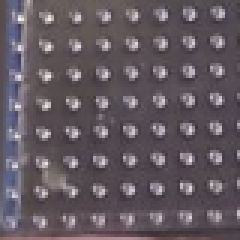
#> input picture tests/fixtures/bl_crop.png, 80 x 80 px (shown 3 times larger)
$ python -i grid_detector.py   (imports and definitions only)   (older library calls are emulated)
#> lines starting #> are read from the running program, lines starting #| are printed output that depends on the picture; after the words box and inside, x2 and y2 are one past the last pixel; in counts of white or black regions, pixels touching at a corner belong together
"""
Automatic Grid Template Extractor (app/core/grid_detector.py)
-------------------------------------------------------------
Detects if an image already has a bead grid drawn on it,
calculates the pitch and origin of the grid cells with subpixel accuracy,
and samples the exact center of each bead cell.
"""

from typing import Optional, Tuple
import cv2
import numpy as np
import scipy.signal
from skimage.color import rgb2lab
from app.core.color_utils import hex_to_rgb


# [281 lines left out: functions auto_strip_letterbox, sample_corner_background, detect_red_grid_lines, detect_annotated_chart, not called in this run]


def detect_and_sample_grid_template(
    img_bgr: np.ndarray,
    force_grid: bool = False,
    bg_tolerance: float = 18.0,
    custom_bg_hex: Optional[str] = None,
    sample_corners_bg: bool = False,
    detect_red_dividers: bool = False
) -> Optional[Tuple[np.ndarray, np.ndarray]]:
    """
    If the image is an existing bead grid template (like Mario or Hello Kitty on pink grid),
    detects the periodic grid frequency (from 6px up to 45px) and extracts the pure pixel art matrix.
    Uses perimeter/corner color sampling + CIELAB Delta E floodfill to cleanly isolate the character.
    Returns (cell_matrix_rgb, character_mask) or None if not a grid template.
    """
#> called with force_grid = False, bg_tolerance = 18, sample_corners_bg = False, detect_red_dividers = False
    from skimage.color import rgb2lab

    h, w = img_bgr.shape[:2]
#> h = 80; w = 80
    gray = cv2.cvtColor(img_bgr, cv2.COLOR_BGR2GRAY)
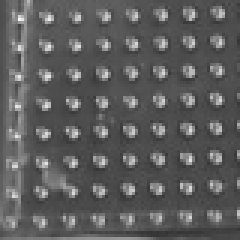
#> gray: shape (80, 80) (shown 3 times larger); min 52, max 245, mean 92.5

    # If red dividers detection is requested, check if red lines exist
    red_info = None
    if detect_red_dividers:
        red_info = detect_red_grid_lines(img_bgr)

    # Check for periodic dark grid lines
    col_darkness = np.mean(gray < 110, axis=0)
#> col_darkness = 80 values, max 1 at index 56, min 0.312 at index 6, mean 0.806
    row_darkness = np.mean(gray < 110, axis=1)
#> row_darkness = 80 values, max 1 at index 77, min 0.388 at index 79, mean 0.806

    min_dist = 5
    prominence = 0.04 if force_grid else 0.07

    col_peaks, _ = scipy.signal.find_peaks(col_darkness, distance=min_dist, prominence=prominence)
#> col_peaks = [11, 19, 28, 38, 48, 57, 66, 76]
    row_peaks, _ = scipy.signal.find_peaks(row_darkness, distance=min_dist, prominence=prominence)
#> row_peaks = [8, 19, 27, 37, 48, 57, 68, 77]

    min_peaks = 6 if force_grid else 8
    if (len(col_peaks) < min_peaks or len(row_peaks) < min_peaks) and not red_info:
        return None

    # Guard against physical bead photos (bead holes can mimic grid lines in the center,
    # but corners are plain table/fabric with no grid lines).
    if not force_grid and not red_info:
        c_tl = gray[:max(4, h // 8), :max(4, w // 8)]
        c_tr = gray[:max(4, h // 8), -max(4, w // 8):]
        c_bl = gray[-max(4, h // 8):, :max(4, w // 8)]
        c_br = gray[-max(4, h // 8):, -max(4, w // 8):]
        corner_sobel = [np.mean(np.abs(cv2.Sobel(c, cv2.CV_32F, 1, 1))) for c in [c_tl, c_tr, c_bl, c_br]]
#> corner_sobel = [22.91, 19.6, 14.41, 10.56]
        if np.mean(corner_sobel) < 0.8:
            # Corners are flat desk/table without grid lines - this is a craft photo, not a grid template
            return None

    if red_info is not None:
        pitch_x = red_info["pitch_x"]
        pitch_y = red_info["pitch_y"]
        x0 = float(red_info["x0"] % pitch_x)
        y0 = float(red_info["y0"] % pitch_y)
    else:
        col_diffs = np.diff(col_peaks)
#> col_diffs = [8, 9, 10, 10, 9, 9, 10]
        row_diffs = np.diff(row_peaks)
#> row_diffs = [11, 8, 10, 11, 9, 11, 9]

        # Find fundamental pitch from 5px to 45px
        valid_col_diffs = [d for d in col_diffs if 5 <= d <= 45]
#> valid_col_diffs = [8, 9, 10, 10, 9, 9, 10]
        if len(valid_col_diffs) < 3:
            return None

        pitch_x = float(np.median(valid_col_diffs))
#> pitch_x = 9
        valid_row_diffs = [d for d in row_diffs if 5 <= d <= 45]
#> valid_row_diffs = [11, 8, 10, 11, 9, 11, 9]
        pitch_y = float(np.median(valid_row_diffs)) if len(valid_row_diffs) >= 3 else pitch_x
#> pitch_y = 10

        # If pitch is a multiple of a smaller fundamental pitch (e.g. 16 instead of 8)
        for sub in [2, 3]:
            if pitch_x / sub >= 5:
                sub_count = sum(1 for d in valid_col_diffs if abs(d - pitch_x / sub) <= 1)
                if sub_count >= len(valid_col_diffs) * 0.3:
                    pitch_x = pitch_x / sub
            if pitch_y / sub >= 5:
                sub_count = sum(1 for d in valid_row_diffs if abs(d - pitch_y / sub) <= 1)
                if sub_count >= len(valid_row_diffs) * 0.3:
                    pitch_y = pitch_y / sub
#> this loop made 2 passes
#> sub_count on pass 1: 0
#> after the loop, pitch_x = 9; pitch_y = 10; sub_count = 0

        # Find starting offset x0, y0
        x0 = float(col_peaks[0] % pitch_x)
#> x0 = 2
        y0 = float(row_peaks[0] % pitch_y)
#> y0 = 8

    cols = int(round((w - x0) / pitch_x))
#> cols = 9
    rows = int(round((h - y0) / pitch_y))
#> rows = 7

    if cols < 8 or rows < 8:
        return None

    # Sample cell centers (with inner margin padding if red divider avoidance is active)
    grid_rgb = np.zeros((rows, cols, 3), dtype=np.uint8)
    for r in range(rows):
        cy0 = int(round(y0 + r * pitch_y))
        cy1 = int(round(y0 + (r + 1) * pitch_y))
        pad_y = max(1, int((cy1 - cy0) * 0.22)) if detect_red_dividers else 1

        for c in range(cols):
            cx0 = int(round(x0 + c * pitch_x))
            cx1 = int(round(x0 + (c + 1) * pitch_x))
            pad_x = max(1, int((cx1 - cx0) * 0.22)) if detect_red_dividers else 1

            if detect_red_dividers:
                # Sample inside the inner cell margin away from red and black divider lines
                patch = img_bgr[max(0, cy0 + pad_y):min(h, cy1 - pad_y), max(0, cx0 + pad_x):min(w, cx1 - pad_x)]
                if patch.size > 0:
                    b_p, g_p, r_p = cv2.split(patch.astype(np.float32))
                    redness = r_p - (g_p + b_p) / 2.0
                    clean_pixels = patch[redness <= 15]
                    if len(clean_pixels) > 0:
                        b_val, g_val, r_val = np.median(clean_pixels, axis=0)
                    else:
                        b_val, g_val, r_val = np.median(patch.reshape(-1, 3), axis=0)
                    grid_rgb[r, c] = [int(r_val), int(g_val), int(b_val)]
            else:
                cy = int(y0 + (r + 0.5) * pitch_y)
                cx = int(x0 + (c + 0.5) * pitch_x)
                if 0 <= cy < h and 0 <= cx < w:
                    patch = img_bgr[max(0, cy - 1):min(h, cy + 2), max(0, cx - 1):min(w, cx + 2)]
                    b_val, g_val, r_val = np.median(patch.reshape(-1, 3), axis=0)
                    grid_rgb[r, c] = [int(r_val), int(g_val), int(b_val)]

    # Detect background by sampling perimeter or 4 corners
    grid_lab = rgb2lab(grid_rgb / 255.0)

    if custom_bg_hex:
        try:
            c_rgb = np.array(hex_to_rgb(custom_bg_hex), dtype=np.float32) / 255.0
            bg_lab = rgb2lab(c_rgb.reshape(1, 1, 3)).reshape(3)
        except Exception:
            bg_lab = np.median(grid_lab.reshape(-1, 3), axis=0)
    elif sample_corners_bg:
        # Sample exclusively the 4 outer corners (guaranteed empty canvas)
        c_tl = grid_lab[0:min(2, rows), 0:min(2, cols)].reshape(-1, 3)
        c_tr = grid_lab[0:min(2, rows), max(0, cols - 2):cols].reshape(-1, 3)
        c_bl = grid_lab[max(0, rows - 2):rows, 0:min(2, cols)].reshape(-1, 3)
        c_br = grid_lab[max(0, rows - 2):rows, max(0, cols - 2):cols].reshape(-1, 3)
        corners = np.vstack([c_tl, c_tr, c_bl, c_br])
        bg_lab = np.median(corners, axis=0)
    else:
        border_lab = []
        for c in range(cols):
            border_lab.append(grid_lab[0, c])
            border_lab.append(grid_lab[rows - 1, c])
        for r in range(rows):
            border_lab.append(grid_lab[r, 0])
            border_lab.append(grid_lab[r, cols - 1])
        bg_lab = np.median(border_lab, axis=0)

    delta_e = np.linalg.norm(grid_lab - bg_lab, axis=2)

    # Floodfill based on CIELAB Delta E
    is_bg_candidate = (delta_e < float(bg_tolerance)).astype(np.uint8)

    flood_mask = np.zeros((rows + 2, cols + 2), dtype=np.uint8)
    temp = is_bg_candidate.copy() * 255

    if sample_corners_bg:
        # Seed floodfill specifically from the 4 corners so edge-touching character beads remain untouched
        corners = [(0, 0), (cols - 1, 0), (0, rows - 1), (cols - 1, rows - 1)]
        for c, r in corners:
            if is_bg_candidate[r, c] and temp[r, c] == 255:
                cv2.floodFill(temp, flood_mask, (c, r), 100)
    else:
        for c in range(cols):
            if is_bg_candidate[0, c] and temp[0, c] == 255:
                cv2.floodFill(temp, flood_mask, (c, 0), 100)
            if is_bg_candidate[rows - 1, c] and temp[rows - 1, c] == 255:
                cv2.floodFill(temp, flood_mask, (c, rows - 1), 100)

        for r in range(rows):
            if is_bg_candidate[r, 0] and temp[r, 0] == 255:
                cv2.floodFill(temp, flood_mask, (0, r), 100)
            if is_bg_candidate[r, cols - 1] and temp[r, cols - 1] == 255:
                cv2.floodFill(temp, flood_mask, (cols - 1, r), 100)

    outer_bg = (temp == 100)
    # Also clean interior enclosed holes (like arm gaps) that match the background paper color within tolerance
    matching_bg = (delta_e < float(bg_tolerance))
    character_mask = ((~outer_bg) & (~matching_bg)).astype(np.uint8)

    # Crop tightly to character if valid foreground exists
    coords = cv2.findNonZero(character_mask)
    if coords is not None:
        bx, by, bw, bh = cv2.boundingRect(coords)
        if bw >= 4 and bh >= 4:
            cropped_rgb = grid_rgb[by:by + bh, bx:bx + bw]
            cropped_mask = character_mask[by:by + bh, bx:bx + bw]
            return cropped_rgb, cropped_mask

    return grid_rgb, character_mask

>>> import cv2
>>> picture = cv2.cvtColor(cv2.imread('../../../../tests/fixtures/bl_crop.png'), cv2.COLOR_BGR2RGB)
>>> result = detect_and_sample_grid_template(picture)

$ run again, on tests/fixtures/bl_zoom.png
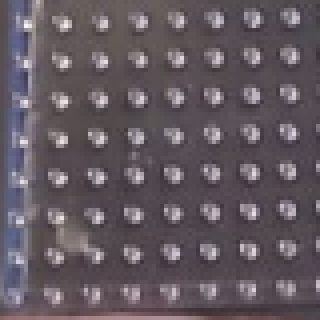
#> input picture tests/fixtures/bl_zoom.png, 320 x 320 px
#> in detect_and_sample_grid_template, `gray = cv2.cvtColor(img_bgr, cv2.COLOR_BGR2GRAY)`:
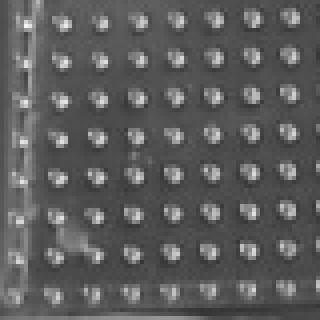
#> gray: shape (320, 320); min 52, max 245, mean 92.5
#> col_darkness = 320 values, max 1 at index 224, min 0.312 at index 24, mean 0.806
#> row_darkness = 320 values, max 1 at index 308, min 0.388 at index 316, mean 0.806
#> col_peaks = [45, 77, 113, 153, 193, 231, 267, 307]
#> row_peaks = [35, 77, 111, 151, 193, 229, 273, 311]
#> in detect_and_sample_grid_template, `c_br = gray[-max(4, h // 8):, -max(4, w // 8):]`:
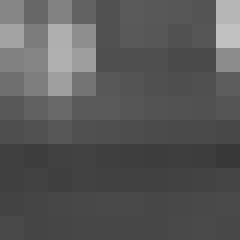
#> c_br: shape (40, 40) (shown 6 times larger); min 56, max 193, mean 88
#> corner_sobel = [2.63, 2.84, 2, 1.53]
#> col_diffs = [32, 36, 40, 40, 38, 36, 40]
#> row_diffs = [42, 34, 40, 42, 36, 44, 38]
#> valid_col_diffs = [32, 36, 40, 40, 38, 36, 40]
#> in detect_and_sample_grid_template, `pitch_x = float(np.median(valid_col_diffs))`: pitch_x = 38
#> valid_row_diffs = [42, 34, 40, 42, 36, 44, 38]
#> in detect_and_sample_grid_template, `pitch_y = float(np.median(valid_row_diffs)) if len(valid_row_diffs) >=..`: pitch_y = 40
#> the loop in detect_and_sample_grid_template, `for sub in [2, 3]:` made 2 passes
#> sub_count on passes 1 to 2: 0, 0
#> after the loop in detect_and_sample_grid_template, `for sub in [2, 3]:`: pitch_x = 38; pitch_y = 40; sub_count = 0
#> x0 = 7
#> y0 = 35
#> cols = 8
#> rows = 7

$ run again, on tests/fixtures/board_full.png
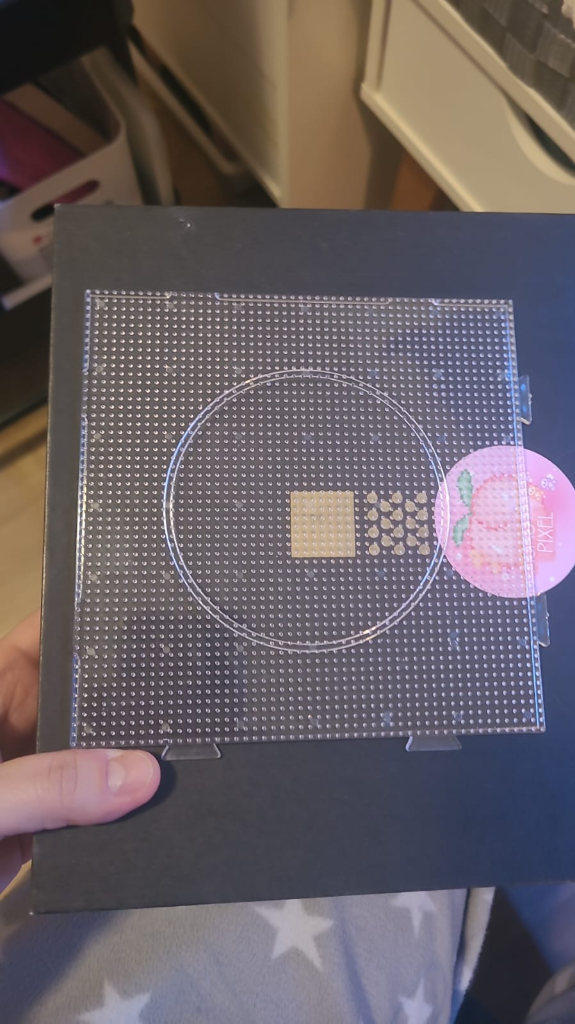
#> input picture tests/fixtures/board_full.png, 575 x 1024 px
#> col_darkness = 575 values, max 0.905 at index 57, min 0.449 at index 449, mean 0.688
#> row_darkness = 1024 values, max 1 at index 214, min 0.231 at index 544, mean 0.688
#> col_peaks = 21 values from 57 to 356
#> row_peaks = 42 values from 216 to 846
#> corner_sobel = [0.547, 3.56, 1.47, 0.901]
#> col_diffs = 20 values, max 51 at index 2, min 8 at index 7, mean 14.95
#> row_diffs = 41 values, max 99 at index 40, min 6 at index 0, mean 15.37
#> valid_col_diffs = [34, 17, 18, 9, 9, 9, 8, 9, 9, 8, 10, 9, 8, 25, 32, 9, 9, 8, 8]
#> in detect_and_sample_grid_template, `pitch_x = float(np.median(valid_col_diffs))`: pitch_x = 9
#> valid_row_diffs = 38 values, max 35 at index 1, min 6 at index 0, mean 10.39
#> in detect_and_sample_grid_template, `pitch_y = float(np.median(valid_row_diffs)) if len(valid_row_diffs) >=..`: pitch_y = 8.5
#> after the loop in detect_and_sample_grid_template, `for sub in [2, 3]:`: pitch_x = 9; pitch_y = 8.5
#> x0 = 3
#> y0 = 3.5
#> cols = 64
#> rows = 120
#> the loop in detect_and_sample_grid_template, `for r in range(rows):` made 120 passes
#> (cy0, cy1) on passes 1 to 8: (4, 12), (12, 20), (20, 29), (29, 38), (38, 46), (46, 54), (54, 63), (63, 72)
#> after the loop in detect_and_sample_grid_template, `for r in range(rows):`:
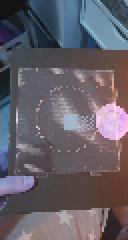
#> grid_rgb: shape (120, 64, 3) (shown 2 times larger); mean R, G, B 100.1, 94.9, 103.7
#> grid_lab: shape (120, 64, 3) float64; mean of channels 0, 1, 2 40.7, 4.5, -3.8
#> after the loop in detect_and_sample_grid_template, `for c in range(cols):`: border_lab = 128 items, first 6: [7.25, -0.223, 2.05], [28.78, 7.11, 2.01], [5.94, 0.204, 0.725], [30.01, 6.81, 1.21], [6.16, -0.85, 1.03], [35.2, 3.48, -0.717]
#> after the loop in detect_and_sample_grid_template, `for r in range(rows):`: border_lab = 368 items, first 6: [7.25, -0.223, 2.05], [28.78, 7.11, 2.01], [5.94, 0.204, 0.725], [30.01, 6.81, 1.21], [6.16, -0.85, 1.03], [35.2, 3.48, -0.717]
#> bg_lab = [36.52, 5.44, -2.85]
#> is_bg_candidate: shape (120, 64); values 0 (black) and 1 (white), 59.6% white; 51 black regions (46 under 20 px), largest, box (x1, y1, x2, y2) and area: (26, 31, 64, 103) 815, (8, 104, 62, 120) 641, (0, 0, 40, 24) 636, (40, 0, 64, 25) 425, (0, 34, 19, 97) 385
#> in detect_and_sample_grid_template, `outer_bg = (temp == 100)`:
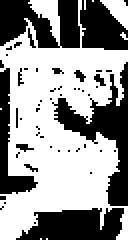
#> outer_bg: shape (120, 64) bool (shown 2 times larger); 58.5% white; 51 black regions (45 under 20 px), largest, box (x1, y1, x2, y2) and area: (26, 31, 64, 103) 850, (0, 0, 40, 24) 663, (8, 104, 62, 120) 649, (40, 0, 64, 25) 439, (0, 34, 19, 97) 385, (8, 72, 17, 76) 20
#> coords = contour of 3100 points, box (x1, y1, x2, y2) (0, 0, 64, 120), area 354
#> bx = 0; bw = 64; bh = 120

$ run again, on tests/fixtures/br_crop.png
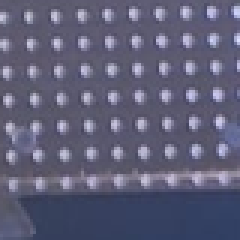
#> input picture tests/fixtures/br_crop.png, 80 x 80 px (shown 3 times larger)
#> in detect_and_sample_grid_template, `gray = cv2.cvtColor(img_bgr, cv2.COLOR_BGR2GRAY)`:
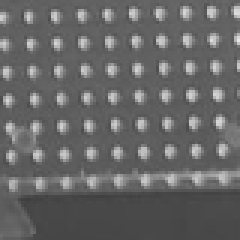
#> gray: shape (80, 80) (shown 3 times larger); min 63, max 231, mean 102.5
#> col_darkness = 80 values, max 0.975 at index 16, min 0.588 at index 11, mean 0.789
#> row_darkness = 80 values, max 1 at index 0, min 0.025 at index 59, mean 0.789
#> col_peaks = [7, 16, 24, 33, 42, 50, 59, 68, 76]
#> row_peaks = [9, 18, 27, 36, 46, 55]
